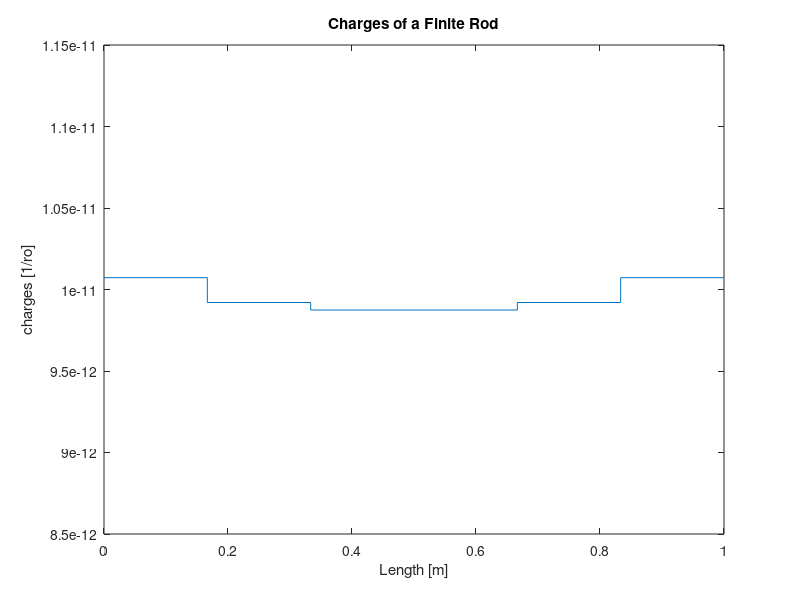

Recreate this plot in MATLAB.
% EE471, Khaldoon Ismaeel/ Rod

clc;
clear;
user1 = 'How many division do you want in the rod? \n';
section  = input(user1);

%user-defined variables:

v=1;                    %potential at center of section in V
l = 1;                    %length of cylindrical rod in m
r = 0.001;               %radius of cylindrical rod in m 
e = 8.854*10^(-12);     %permittivity of free space in F/m
pi = 3.14159;            %value of pi
mu0 = 4*pi*10^(-7);     %permeability of free space in N/(A^2)

% basic equations
h = 1/section;  %calculate h sections of rod based on section width
nodx = l/h+1;  %length within section for finding diagonal element

if (h>0)&& (l>h)  %check if dimensions appropriate

% Matrix A
A = zeros(nodx);
for i = 1:nodx  %iterate through rod's sections
    for j = 1:nodx 
        A(i,j) = (2*pi*r*h)/abs(i-j);
        
    end
end
for i = 1:nodx
    A(i,i) = (4*pi*r*log(h/r));
end

% Matrix B
B = ones(nodx,1)*4*pi*e; %set voltage at center of section and multiply by 4*pi*e from formula

% inverse calculations of the two matrixes
C = A\B;

%display various values (warning: small mesh size may take long to display)
     %  A
    %    B
    %    C

charge = C*2*pi*r*l;

% Axis value
Y = [charge;charge(numel(charge))];
X = (0:1/(numel(charge)):1);

% Plot of the data
%plot(X,Y)
stairs(X,Y);
title('Charges of a Finite Rod');
xlabel('Length [m]');
ylabel('charges [1/ro]');

%display parameters
fprintf('Successfully Finished, Chosen Parameters: \n')
fprintf('Cylindrical Rod with %.5f m length and %.5f m radius divided into %10f m sections\n', l, r, h)
fprintf('Center Potential: %.2f V\n\n', v)
else  
fprintf('Error - Inappropriate Dimensions: \n')
end 
